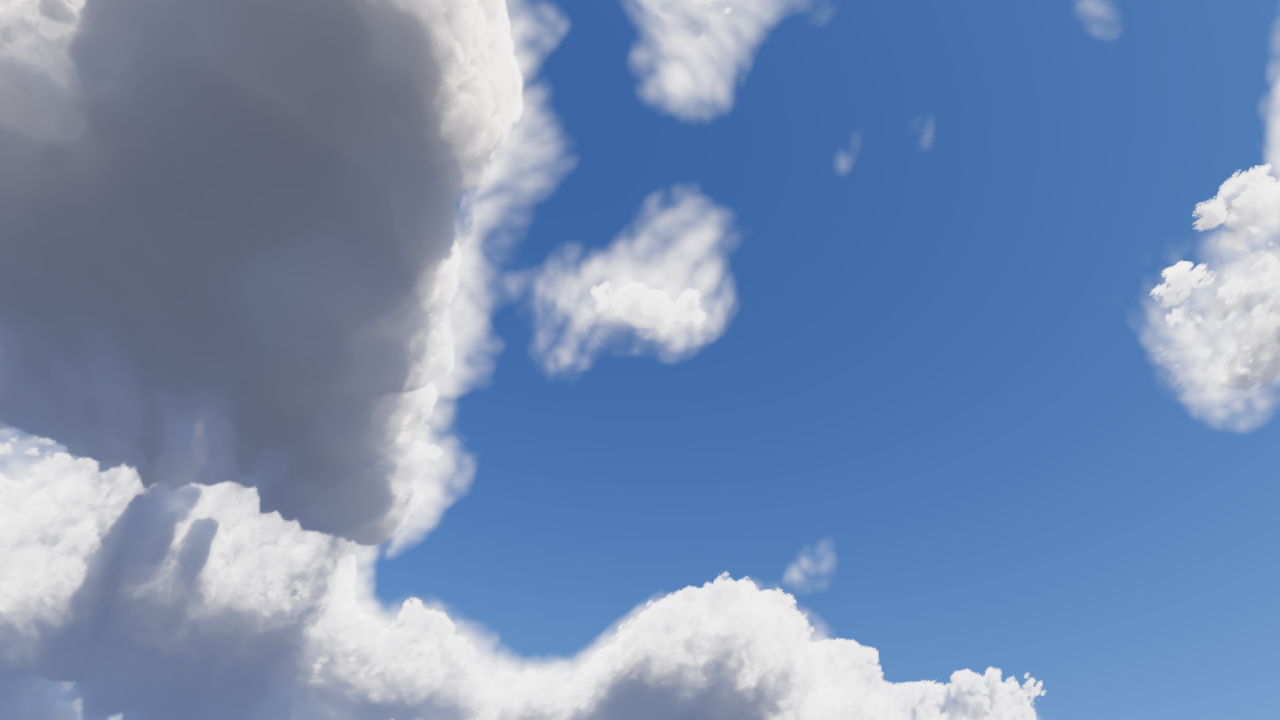
#> input picture work/captures/P1-3a/after/gp7@look:0:50.png, 1280 x 720 px, found by its file name
$ python sheet.py
#> lines starting #> are read from the running program, lines starting #| are printed output that depends on the picture
# P1.3a sheet: gp7@look:0:50 with fit lighting; columns before (main) | after (lightTauCap auto); under each a 1:1 crop of the patchy base.
# Run from this directory: python3 sheet.py
from PIL import Image, ImageDraw
CX, CY = 0, 40   # top-left of the 640x360 1:1 crop, full-res pixels (cyan box)
W, FH, CH, LH = 640, 360, 360, 18
sheet = Image.new('RGB', (2 * W + 8, LH + FH + CH), (20, 20, 20))
#> sheet: PIL image 1288x738 RGB; every value is 20
d = ImageDraw.Draw(sheet)
for c, (s, name) in enumerate([('before', 'before: fit, sun taps stop at tau 32'), ('after', 'after: fit, lightTauCap auto (no cap for fit)')]):
    im = Image.open(f'{s}/gp7@look:0:50.png').convert('RGB')
#> im is the input picture: PIL image 1280x720 RGB; mean R, G, B 115.8, 140.1, 176.8
    x0 = c * (W + 8)
    d.text((x0 + 6, 3), f'gp7 pitch 50  {name}   [below: 1:1 crop, cyan box]', fill=(230, 230, 230))
    sheet.paste(im.resize((W, FH), Image.LANCZOS), (x0, LH))
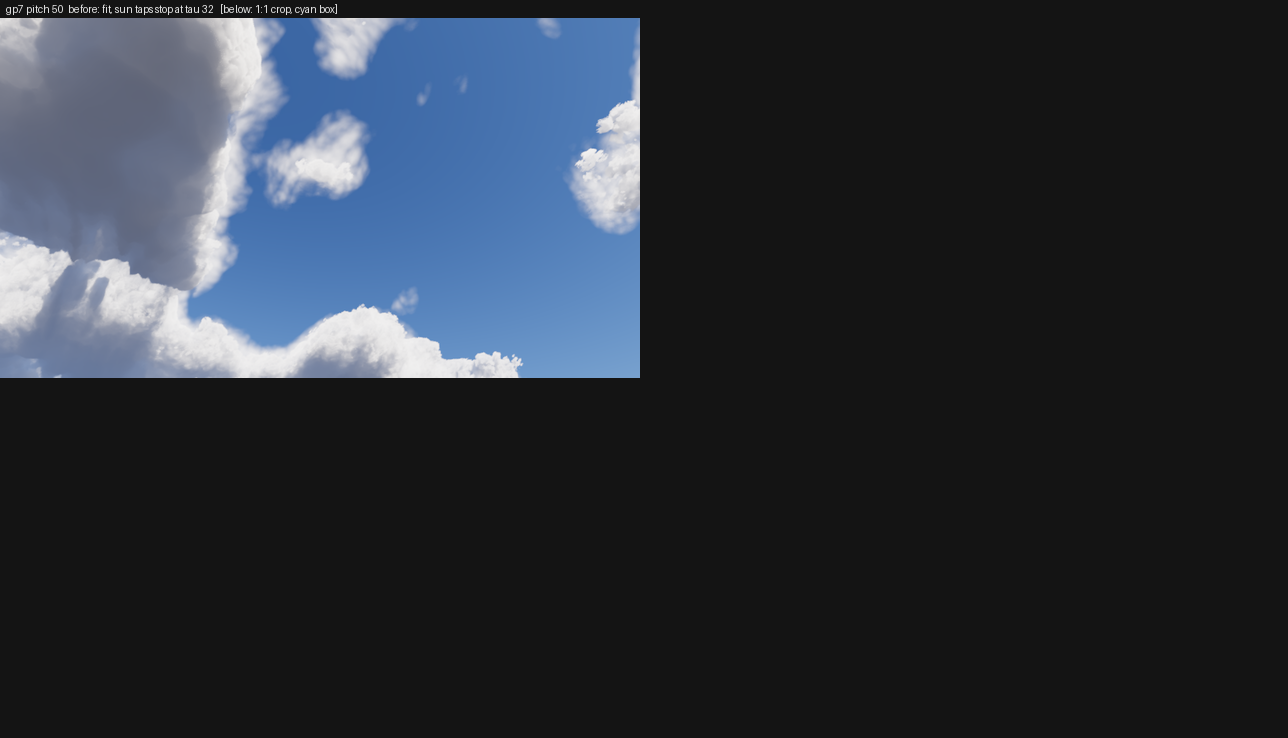
#> sheet: PIL image 1288x738 RGB; mean R, G, B 43.4, 49.3, 58.2
    sheet.paste(im.crop((CX, CY, CX + W, CY + CH)), (x0, LH + FH))
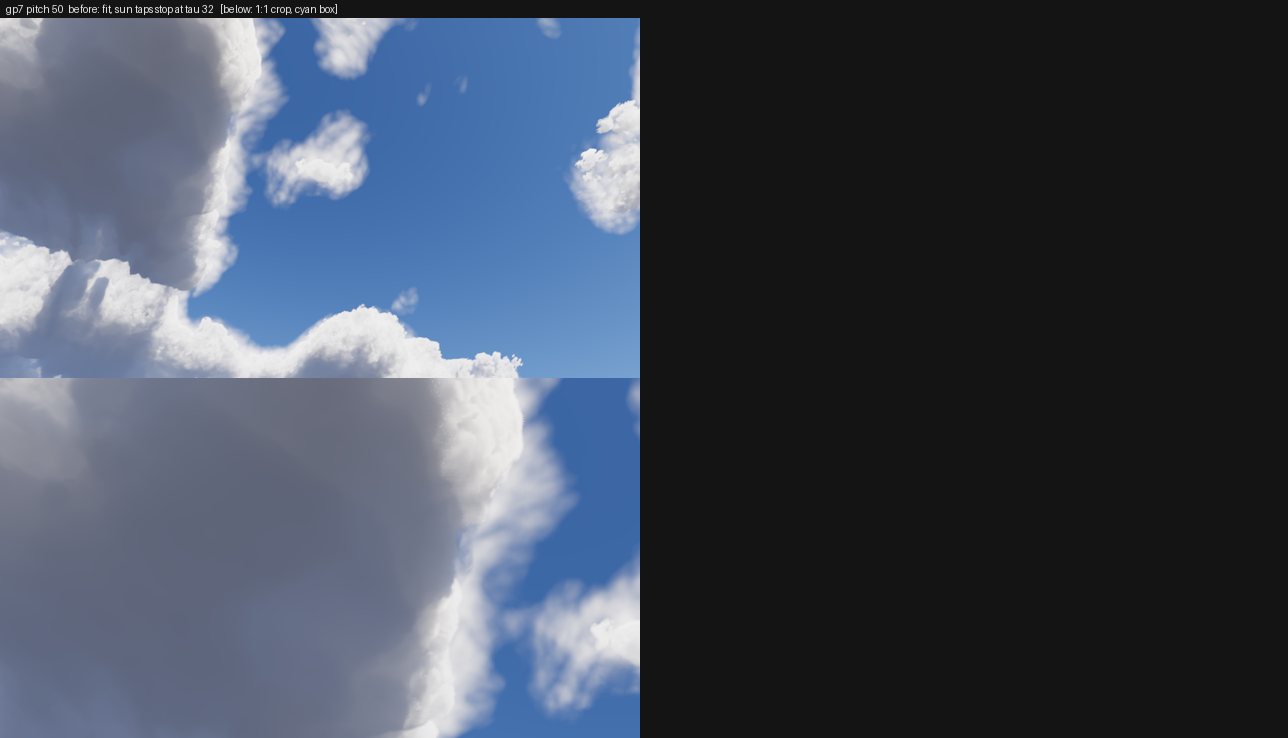
#> sheet: PIL image 1288x738 RGB; mean R, G, B 66.5, 75, 89.8
    d.rectangle((x0 + CX // 2, LH + CY // 2, x0 + CX // 2 + W // 2, LH + CY // 2 + CH // 2), outline=(0, 200, 255))
sheet.save('sheet.jpg', quality=82)
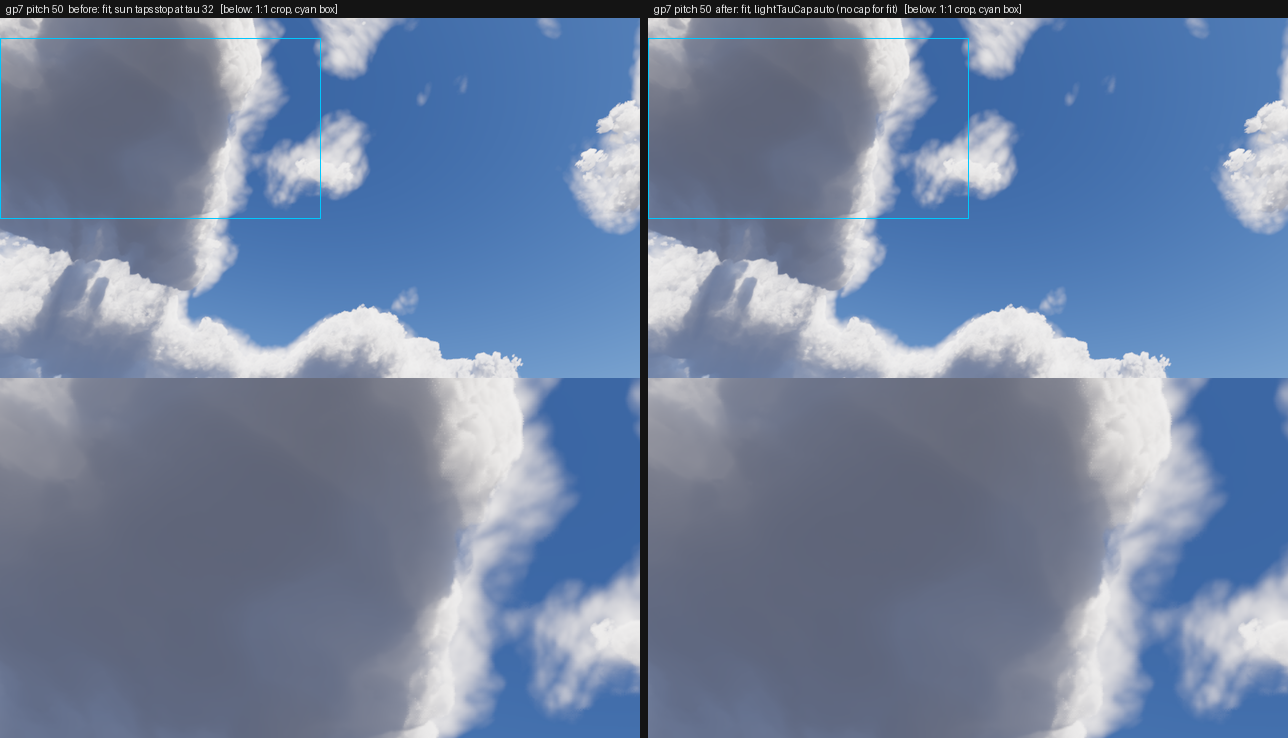
#> saved as sheet.jpg: PIL image 1288x738 RGB; mean R, G, B 112.7, 130.2, 159.9
